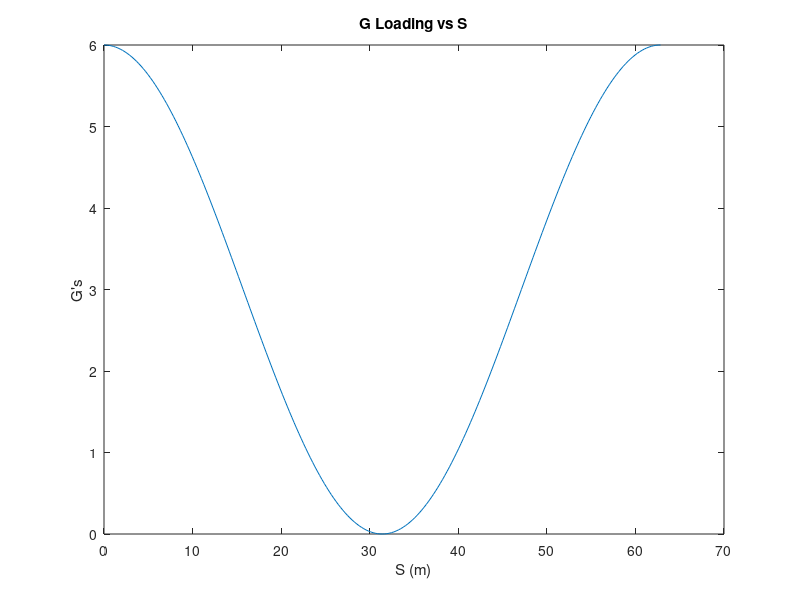
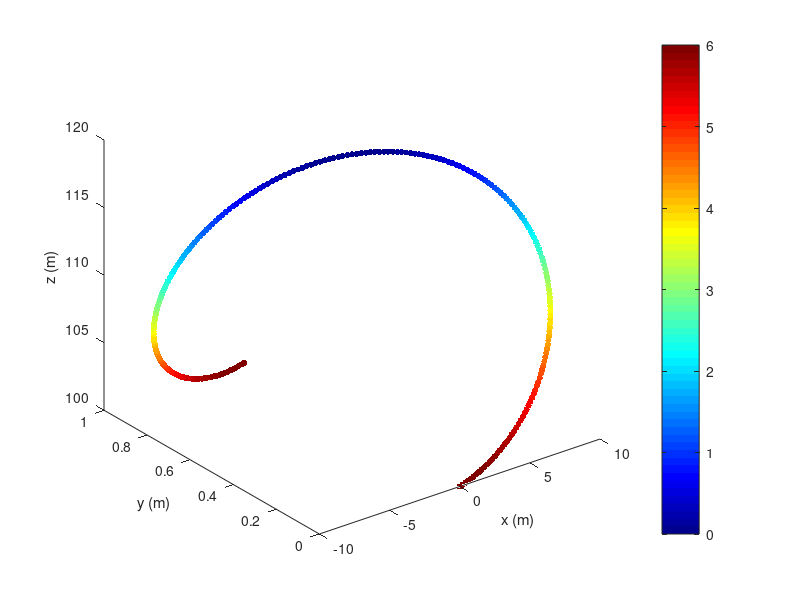

MATLAB code to generate these figures, in order: (Note: this script raises an error after producing the figures.)
clc
clear
close all
%% Calculates minimum allowable radius with given initial position (s_0), 
%% calculates position vector throughout loop and g-loading throughout loop
startingHeight = 125; % m
r_0 = [0,0,100]; 
upGLimit = 6;
g = 9.81; % m/s^2


% Initial Velocity Squared Calucaltion based of energy
v_squared_initial = 2 * g * (startingHeight - r_0(3)); % m^2 / s^2 
radius = v_squared_initial / (g *(upGLimit-1)); % minimum allowable radius 
total_length = 2 * pi * radius;

s = 0:pi/12:total_length;
gLoading = @(s) (2 * (startingHeight - r_0(3) - radius - radius*sin((s-(radius*pi/2))/radius)) / radius ) - sin((s-(radius*pi/2))/radius);
gLoad = gLoading(s)';
plot(s,gLoading(s));
hold on
title('G Loading vs S');
ylabel("G's");
xlabel('S (m)');
hold off

r(:,1) = r_0(1) + radius*cos((s-(radius*pi/2))/radius);
r(:,2) = linspace(0,1,length(s));
r(:,3) = r_0(3) + radius + radius*sin((s-(radius*pi/2))/radius);

figure
hold on
colormap(jet)
scatter3(r(:,1),r(:,2),r(:,3),20,gLoad,"filled");
view(3);
xlabel("x (m)")
ylabel("y (m)")
zlabel("z (m)")
c = colorbar;
c.Label.String = "G Loading";


